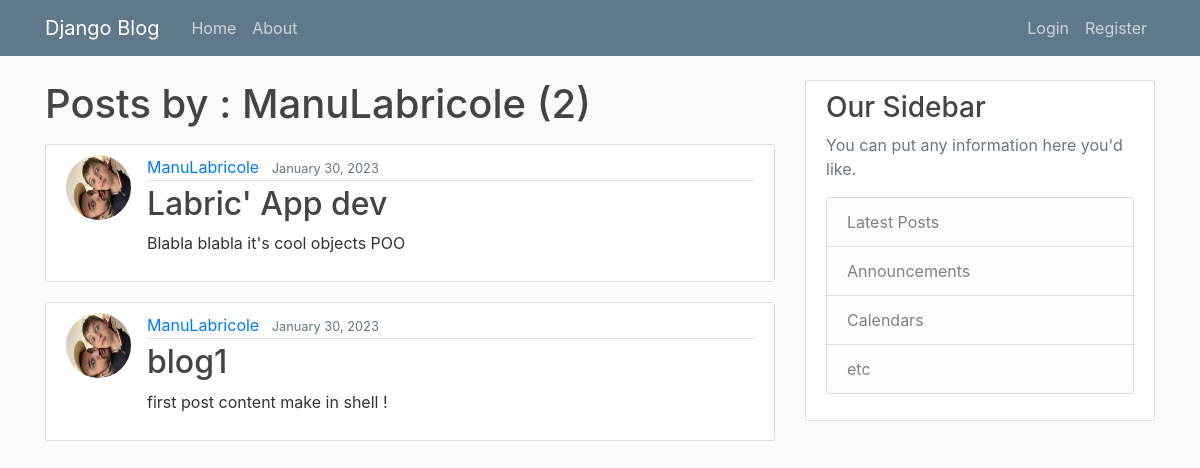
Page /user/ManuLabricole/ on the earlier database version.
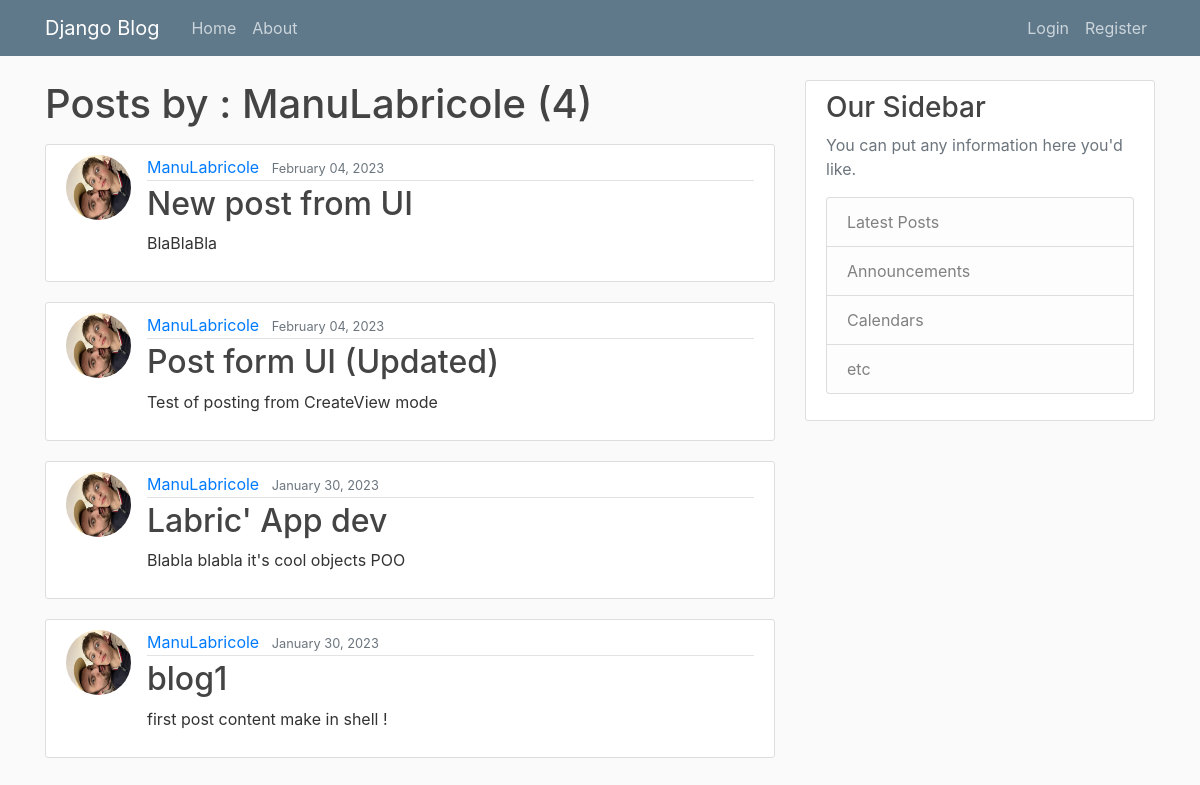
Same page on the later database version.
### blog/models.py (models this page shows, shortened)
class Post(models.Model):
    title = models.CharField(max_length=200)
    content = models.TextField()
    date_posted = models.DateTimeField(default=timezone.now)
    author = models.ForeignKey(User, on_delete=models.CASCADE)

### users/models.py (models this page shows, shortened)
class Profile(models.Model):
    user = models.OneToOneField(User, on_delete=models.CASCADE)
    image = models.ImageField(
        default="default.png", upload_to="profile_pics")

### blog/views.py (the view)
# urls.py: path("user/<str:username>/", UserPostListView.as_view(), name="user-posts"),
class UserPostListView(ListView):
    model = Post
    template_name = "blog/user_posts.html"
    context_object_name = "posts"
    ordering = ["-date_posted"]
    paginate_by = 5
    def get_queryset(self):
        user = get_object_or_404(User, username=self.kwargs.get("username"))
        return Post.objects.filter(author=user).order_by("-date_posted")

### blog/templates/blog/user_posts.html (shortened to what this page needs)
{% extends "blog/base.html" %}
{% block content %}
<h1 class="mb-3">Posts by : {{ view.kwargs.username }} ({{ page_obj.paginator.count }})</h1>
{% for post in posts %}
    <article class="media content-section">
        <img class="rounded-circle article-img" src="{{ post.author.profile.image.url }}" alt="">
        <div class="media-body">
            <div class="article-metadata">
                <a class="mr-2" href="{% url "user-posts" post.author.username %}">{{ post.author }}</a>
                <small class="text-muted">{{ post.date_posted | date:"F d, Y" }}</small>
            </div>
            <h2><a class="article-title" href= "{% url 'post-detail' post.id %}" >{{ post.title }}</a></h2>
            <p class="article-content">{{ post.content }}</p>
        </div>
    </article>
{% endfor %}
{% endblock %}

Differences in the rows shown:
added Post: author.profile.image (picture), author "ManuLabricole", date_posted "February 04, 2023", title "New post from UI", content "BlaBlaBla"
added Post: author.profile.image (picture), author "ManuLabricole", date_posted "February 04, 2023", title "Post form UI (Updated)", content "Test of posting from CreateView mode"
Other differences:
{{ page_obj.paginator.count }}: "2" → "4"
